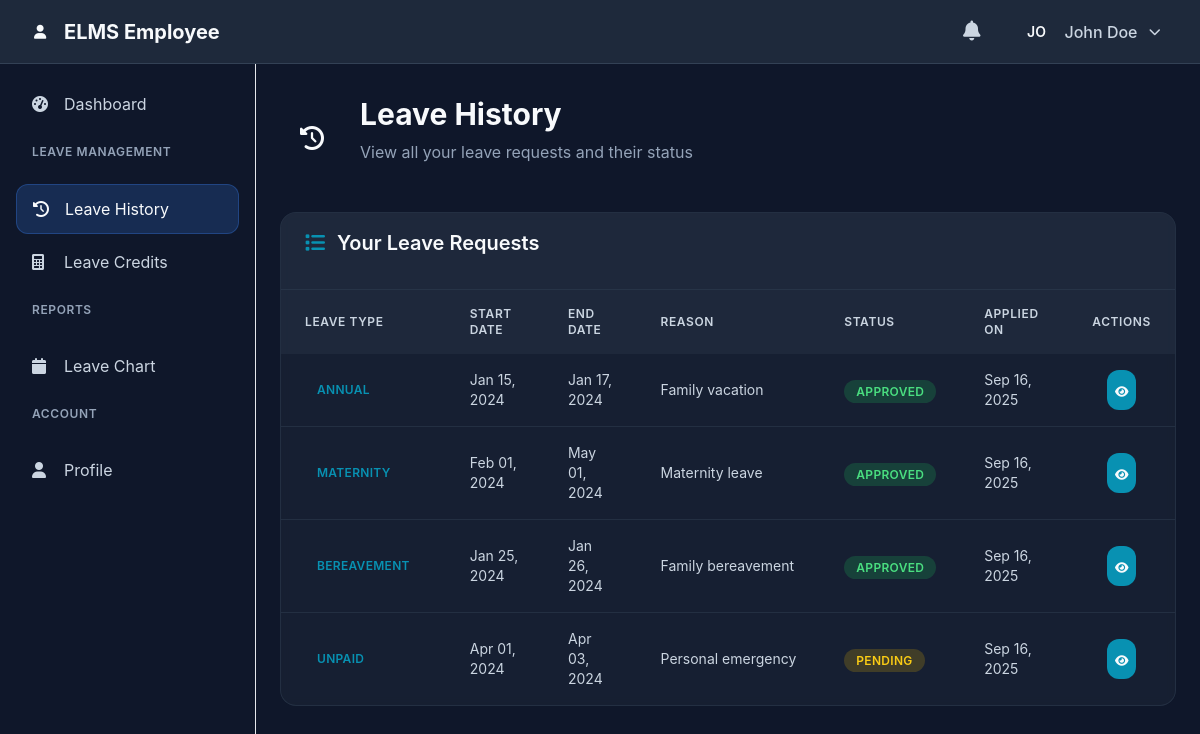
/app/modules/user/views/leave_history.php (signed in), run on the app's committed database.
### tables this page shows
CREATE TABLE IF NOT EXISTS leave_requests (
    id INT PRIMARY KEY AUTO_INCREMENT,
    employee_id INT NOT NULL,
    leave_type ENUM('annual', 'sick', 'maternity', 'paternity', 'bereavement', 'study', 'unpaid') NOT NULL,
    start_date DATE NOT NULL,
    end_date DATE NOT NULL,
    reason TEXT NOT NULL,
    status ENUM('pending', 'approved', 'rejected', 'under_appeal') DEFAULT 'pending',
    days_requested INT DEFAULT 1,
    is_late TINYINT(1) DEFAULT 0,
    late_justification TEXT NULL,
    location_type ENUM('office', 'remote', 'hybrid') NULL,
    location_specify VARCHAR(255) NULL,
    medical_condition ENUM('minor', 'serious', 'chronic') NULL,
    illness_specify VARCHAR(255) NULL,
    special_women_condition ENUM('pregnancy', 'menstruation', 'miscarriage', 'other') NULL,
    study_type ENUM('conference', 'training', 'seminar', 'course', 'exam') NULL,
    medical_certificate_path VARCHAR(500) NULL,
    created_at TIMESTAMP DEFAULT CURRENT_TIMESTAMP,
    FOREIGN KEY (employee_id) REFERENCES employees(id)
);

### includes/unified_navbar.php (called while the page is built)
<?php
require_once __DIR__ . '/components/unified_navbar.php';
?>

### app/modules/user/views/leave_history.php (the view, shortened to what this page needs)
<?php
require_once '../../../../config/database.php';
$stmt = $pdo->prepare("
    SELECT lr.*,
           lr.leave_type as display_leave_type,
           lr.is_late,
           lr.late_justification
    FROM leave_requests lr
    WHERE lr.employee_id = ?
    ORDER BY lr.created_at DESC
");
$stmt->execute([$_SESSION['user_id']]);
$leave_requests = $stmt->fetchAll(PDO::FETCH_ASSOC);
?>
<!DOCTYPE html>
<html lang="en">
<head>
    <link rel="stylesheet" href="../../../../assets/css/tailwind.css">
    <link rel="stylesheet" href="../../../../assets/libs/fontawesome/css/all.min.css">
    <link rel="stylesheet" href="../../../../assets/css/style.css">
    <link rel="stylesheet" href="../../../../assets/css/dark-theme.css">
</head>
<body class="bg-slate-900 text-white">
    <?php include '../../../../includes/unified_navbar.php'; ?>
    <div class="flex">
        <aside class="fixed left-0 top-16 h-screen w-64 bg-slate-900 border-r border-slate-800 overflow-y-auto z-40">
            <nav class="p-4 space-y-2">
                <a href="dashboard.php" class="flex items-center space-x-3 px-4 py-3 text-slate-300 hover:text-white hover:bg-slate-700 rounded-lg transition-colors">
                    <i class="fas fa-tachometer-alt w-5"></i>
                    <span>Dashboard</span>
                </a>
                <div class="space-y-1">
                    <h3 class="text-xs font-semibold text-slate-400 uppercase tracking-wider px-4 py-2">Leave Management</h3>
                  <a href="leave_history.php" class="flex items-center space-x-3 px-4 py-3 text-white bg-blue-500/20 rounded-lg border border-blue-500/30">
                        <i class="fas fa-history w-5"></i>
                        <span>Leave History</span>
                    </a>
                    <a href="leave_credits.php" class="flex items-center space-x-3 px-4 py-3 text-slate-300 hover:text-white hover:bg-slate-700 rounded-lg transition-colors">
                        <i class="fas fa-calculator w-5"></i>
                        <span>Leave Credits</span>
                    </a>
                </div>
                <div class="space-y-1">
                    <h3 class="text-xs font-semibold text-slate-400 uppercase tracking-wider px-4 py-2">Reports</h3>
                    <a href="calendar.php" class="flex items-center space-x-3 px-4 py-3 text-slate-300 hover:text-white hover:bg-slate-700 rounded-lg transition-colors">
                        <i class="fas fa-calendar w-5"></i>
                        <span>Leave Chart</span>
                    </a>
                </div>
                <div class="space-y-1">
                    <h3 class="text-xs font-semibold text-slate-400 uppercase tracking-wider px-4 py-2">Account</h3>
                    <a href="profile.php" class="flex items-center space-x-3 px-4 py-3 text-slate-300 hover:text-white hover:bg-slate-700 rounded-lg transition-colors">
                        <i class="fas fa-user w-5"></i>
                        <span>Profile</span>
                    </a>
                </div>
            </nav>
        </aside>
        <main class="flex-1 ml-64 p-6 pt-24">
            <div class="max-w-7xl mx-auto">
                <div class="mb-8">
                    <div class="flex items-center gap-4">
                        <div class="w-16 h-16 bg-gradient-to-r from-primary to-accent rounded-2xl flex items-center justify-center">
                            <i class="fas fa-history text-2xl text-white"></i>
                        </div>
                        <div>
                            <h1 class="text-3xl font-bold text-white mb-2">Leave History</h1>
                            <p class="text-slate-400">View all your leave requests and their status</p>
                        </div>
                    </div>
                </div>
                <div class="bg-slate-800/50 backdrop-blur-sm rounded-2xl border border-slate-700/50 overflow-hidden">
                    <div class="px-6 py-4 border-b border-slate-700/50 bg-slate-700/30">
                        <h3 class="text-xl font-semibold text-white flex items-center">
                            <i class="fas fa-list text-primary mr-3"></i>
                            Your Leave Requests
                        </h3>
                    </div>
                    <div class="overflow-x-auto">
                        <table class="w-full">
                            <thead class="bg-slate-700/30">
                                <tr>
                                    <th class="px-6 py-4 text-left text-xs font-semibold text-slate-300 uppercase tracking-wider">Leave Type</th>
                                    <th class="px-6 py-4 text-left text-xs font-semibold text-slate-300 uppercase tracking-wider">Start Date</th>
                                    <th class="px-6 py-4 text-left text-xs font-semibold text-slate-300 uppercase tracking-wider">End Date</th>
                                    <th class="px-6 py-4 text-left text-xs font-semibold text-slate-300 uppercase tracking-wider">Reason</th>
                                    <th class="px-6 py-4 text-left text-xs font-semibold text-slate-300 uppercase tracking-wider">Status</th>
                                    <th class="px-6 py-4 text-left text-xs font-semibold text-slate-300 uppercase tracking-wider">Applied On</th>
                                    <th class="px-6 py-4 text-center text-xs font-semibold text-slate-300 uppercase tracking-wider">Actions</th>
                                </tr>
                            </thead>
                            <tbody class="divide-y divide-slate-700/50">
                                <?php foreach ($leave_requests as $request): ?>
                                    <tr class="hover:bg-slate-700/30 transition-colors">
                                        <td class="px-6 py-4">
                                            <div class="flex flex-col gap-2">
                                                <span class="bg-primary/20 text-primary px-3 py-1 rounded-full text-xs font-semibold uppercase tracking-wide">
                                                    <?php echo ucfirst(str_replace('_', ' ', $request['display_leave_type'])); ?>
                                                </span>
                                            </div>
                                        </td>
                                        <td class="px-6 py-4 text-slate-300 text-sm"><?php echo date('M d, Y', strtotime($request['start_date'])); ?></td>
                                        <td class="px-6 py-4 text-slate-300 text-sm"><?php echo date('M d, Y', strtotime($request['end_date'])); ?></td>
                                        <td class="px-6 py-4 text-slate-300 text-sm max-w-xs truncate" title="<?php echo htmlspecialchars($request['reason']); ?>">
                                            <?php echo htmlspecialchars($request['reason']); ?>
                                        </td>
                                        <td class="px-6 py-4">
                                            <span class="px-3 py-1 rounded-full text-xs font-semibold uppercase tracking-wide <?php
                                                switch($request['status']) {
                                                    case 'approved':
                                                        echo 'bg-green-500/20 text-green-400';
                                                        break;
                                                    default:
                                                        echo 'bg-yellow-500/20 text-yellow-400';
                                                }
                                            ?>">
                                                <?php
                                                $status_display = [
                                                    'under_appeal' => 'Under Appeal'
                                                ];
                                                echo $status_display[$request['status']] ?? ucfirst($request['status']);
                                                ?>
                                            </span>
                                        </td>
                                        <td class="px-6 py-4 text-slate-300 text-sm"><?php echo date('M d, Y', strtotime($request['created_at'])); ?></td>
                                        <td class="px-6 py-4 text-center">
                                            <button onclick="viewLeaveDetails(<?php echo $request['id']; ?>)"
                                                    class="bg-primary hover:bg-primary/90 text-white p-2 rounded-lg transition-colors">
                                                <i class="fas fa-eye text-xs"></i>
                                            </button>
                                        </td>
                                    </tr>
                                <?php endforeach; ?>
                            </tbody>
                        </table>
                    </div>
                </div>
            </div>
        </main>
    </div>
</body>
</html>

### includes/components/unified_navbar.php (shortened to what this page needs)
<?php
$user_name = '';
$user_initials = '';
$user_role = $_SESSION['role'] ?? 'employee';
switch($user_role) {
    default:
        $user_name = $_SESSION['name'] ?? 'Employee';
        $user_initials = strtoupper(substr($user_name, 0, 2));
        $panel_title = 'ELMS Employee';
        $logo_icon = 'fas fa-user';
        $logo_color = 'from-slate-500 to-slate-600';
        break;
}
?>
<nav class="bg-slate-800 border-b border-slate-700 fixed top-0 left-0 right-0 z-50 h-16">
    <div class="px-4 md:px-6 py-4 h-full">
        <div class="flex items-center justify-between h-full">
            <div class="flex items-center space-x-4">
                <div class="flex items-center space-x-2">
                    <div class="w-8 h-8 bg-gradient-to-r <?php echo $logo_color; ?> rounded-lg flex items-center justify-center">
                        <i class="<?php echo $logo_icon; ?> text-white text-sm"></i>
                    </div>
                    <span class="text-xl font-bold text-white"><?php echo $panel_title; ?></span>
                </div>
            </div>
            <div class="flex items-center space-x-4">
                <?php if ($user_role === 'employee'): ?>
                <div class="relative">
                    <button onclick="toggleNotificationDropdown()" class="relative p-2 text-slate-300 hover:text-white hover:bg-slate-700 rounded-lg transition-colors">
                        <i class="fas fa-bell text-xl"></i>
                    </button>
                </div>
                <?php endif; ?>
                <div class="relative">
                    <button onclick="toggleUserDropdown()" class="flex items-center space-x-3 px-4 py-2 text-slate-300 hover:text-white hover:bg-slate-700 rounded-lg transition-colors">
                        <div class="w-8 h-8 bg-gradient-to-r <?php echo $logo_color; ?> rounded-full flex items-center justify-center">
                            <span class="text-white text-sm font-semibold"><?php echo $user_initials; ?></span>
                        </div>
                        <span class="font-medium hidden md:block"><?php echo htmlspecialchars($user_name); ?></span>
                        <i class="fas fa-chevron-down text-xs"></i>
                    </button>
                </div>
            </div>
        </div>
    </div>
</nav>

### assets/css/dark-theme.css (style rules this page uses)
:root { --primary: #0891b2; --primary-hover: #0e7490; --primary-light: #0891b2; --primary-dark: #155e75; --secondary: #f97316; --secondary-hover: #ea580c; --accent: #06b6d4; --accent-hover: #0891b2; --bg-primary: #0f172a; --bg-secondary: #1e293b; --bg-tertiary: #334155; --bg-hover: #475569; --text-primary: #f8fafc; --text-secondary: #cbd5e1; --text-muted: #94a3b8; --text-disabled: #64748b; --border-primary: #334155; --border-secondary: #475569; --border-hover: #64748b; --success: #10b981; --success-bg: #064e3b; --warning: #f59e0b; --warning-bg: #78350f; --danger: #ef4444; --danger-bg: #7f1d1d; --info: #3b82f6; --info-bg: #1e3a8a; --space-1: 0.25rem; --space-2: 0.5rem; --space-3: 0.75rem; --space-4: 1rem; --space-5: 1.25rem; --space-6: 1.5rem; --space-8: 2rem; --space-10: 2.5rem; --space-12: 3rem; --space-16: 4rem; --space-20: 5rem; --radius-sm: 0.25rem; --radius-md: 0.375rem; --radius-lg: 0.5rem; --radius-xl: 0.75rem; --radius-2xl: 1rem; --radius-3xl: 1.5rem; --radius-full: 9999px; --shadow-sm: 0 1px 2px 0 rgba(0, 0, 0, 0.05); --shadow-md: 0 4px 6px -1px rgba(0, 0, 0, 0.1), 0 2px 4px -1px rgba(0, 0, 0, 0.06); --shadow-lg: 0 10px 15px -3px rgba(0, 0, 0, 0.1), 0 4px 6px -2px rgba(0, 0, 0, 0.05); --shadow-xl: 0 20px 25px -5px rgba(0, 0, 0, 0.1), 0 10px 10px -5px rgba(0, 0, 0, 0.04); --shadow-2xl: 0 25px 50px -12px rgba(0, 0, 0, 0.25); --font-size-xs: 0.75rem; --font-size-sm: 0.875rem; --font-size-base: 1rem; --font-size-lg: 1.125rem; --font-size-xl: 1.25rem; --font-size-2xl: 1.5rem; --font-size-3xl: 1.875rem; --font-size-4xl: 2.25rem; --font-weight-normal: 400; --font-weight-medium: 500; --font-weight-semibold: 600; --font-weight-bold: 700; --transition-fast: 150ms ease-in-out; --transition-normal: 300ms ease-in-out; --transition-slow: 500ms ease-in-out; --z-dropdown: 1000; --z-sticky: 1020; --z-fixed: 1030; --z-modal-backdrop: 1040; --z-modal: 1050; --z-popover: 1060; --z-tooltip: 1070; --z-toast: 1080; }
* { box-sizing: border-box; }
html { font-size: 16px; line-height: 1.5; -webkit-text-size-adjust: 100%; -webkit-font-smoothing: antialiased; -moz-osx-font-smoothing: grayscale; }
body { font-family: -apple-system, BlinkMacSystemFont, 'Segoe UI', Roboto, 'Helvetica Neue', Arial, sans-serif; font-size: var(--font-size-base); font-weight: var(--font-weight-normal); line-height: 1.5; color: var(--text-primary); background-color: var(--bg-primary); margin: 0; padding: 0; min-height: 100vh; overflow-x: hidden; }
h1, h2, h3, h4, h5, h6 { margin: 0 0 var(--space-4) 0; font-weight: var(--font-weight-semibold); line-height: 1.25; color: var(--text-primary); }
h1 { font-size: var(--font-size-4xl); }
h3 { font-size: var(--font-size-2xl); }
p { margin: 0 0 var(--space-4) 0; color: var(--text-secondary); }
a { color: var(--primary); text-decoration: none; transition: color var(--transition-fast); }
.text-primary { color: var(--primary) !important; }
.text-white { color: var(--text-primary) !important; }
.bg-primary { background-color: var(--primary) !important; }
.rounded-lg { border-radius: var(--radius-xl) !important; }

### includes/components/unified_navbar.php (style rules this page uses)
nav { z-index: 50; position: relative; }
.relative { z-index: 100; position: relative; }

### data on the page
leave_requests: leave_type "ANNUAL", start_date "Jan 15, 2024", end_date "Jan 17, 2024", reason "Family vacation", status "APPROVED", created_at "Sep 16, 2025"
leave_requests: leave_type "MATERNITY", start_date "Feb 01, 2024", end_date "May 01, 2024", reason "Maternity leave", status "APPROVED", created_at "Sep 16, 2025"
leave_requests: leave_type "BEREAVEMENT", start_date "Jan 25, 2024", end_date "Jan 26, 2024", reason "Family bereavement", status "APPROVED", created_at "Sep 16, 2025"
leave_requests: leave_type "UNPAID", start_date "Apr 01, 2024", end_date "Apr 03, 2024", reason "Personal emergency", status "PENDING", created_at "Sep 16, 2025"

### other printed values
$panel_title "ELMS Employee"
$user_initials "JO"
$user_name "John Doe"
